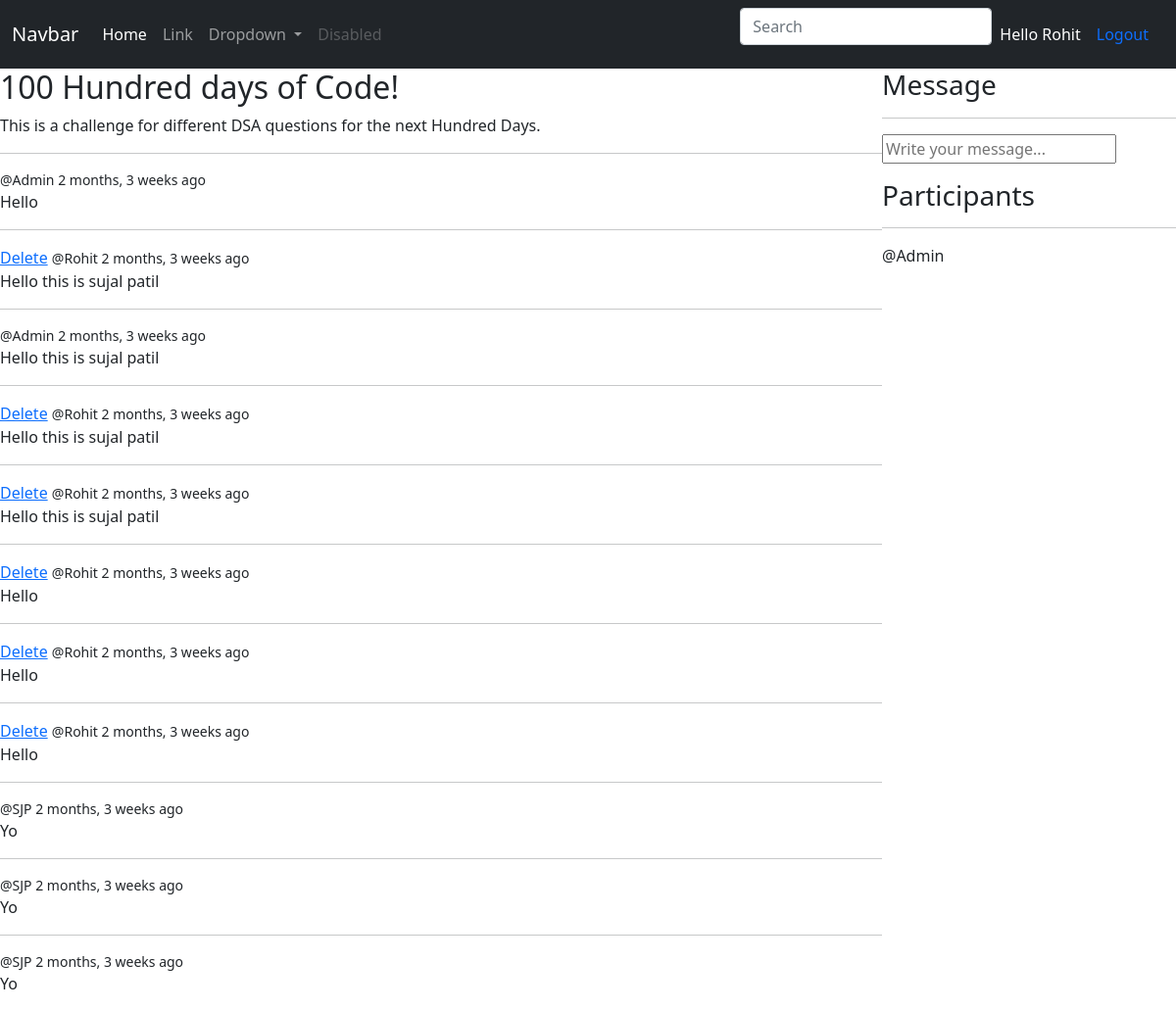
The app's page /room/3 (signed in) with its own data.
### base/models.py (models this page shows, shortened)
class Room(models.Model):
    host = models.ForeignKey(User, on_delete=models.SET_NULL , null=True)
    topic = models.ForeignKey(Topic, on_delete=models.SET_NULL , null=True)
    name = models.CharField(max_length=200)
    description = models.TextField(null=True, blank=True)
    participants = models.ManyToManyField(User, related_name= 'participants', blank=True)
    created = models.DateTimeField(auto_now_add=True)
    updated = models.DateTimeField(auto_now=True)
    class Meta:
        ordering = ['-updated','-created']

class Message(models.Model):
    user= models.ForeignKey(User, on_delete=models.CASCADE)
    room= models.ForeignKey(Room, on_delete=models.CASCADE)
    body = models.TextField()
    updated = models.DateTimeField(auto_now=True)
    created = models.DateTimeField(auto_now_add=True)
    class Meta:
        ordering = ['-updated','-created']

### base/views.py (the view, shortened to what this page needs)
# urls.py: path('room/<str:pk>', views.room, name="room"),
@login_required(login_url='/login')
def room(request, pk):
    room = Room.objects.get(id=pk)
    room_messages = room.message_set.all().order_by('-created')
    party = room.participants.all()
    context = {'room':room, 'room_messages':room_messages,
                'party' : party }
    return render(request, 'base/room.html', context)

### base/templates/base/room.html (shortened to what this page needs)
<html>
    {% extends 'navbar.html' %}
    {% block content %}
    <body>
    <div class="room-container">
    <div>
        <div class="message_display">
            <h2>{{room.name}}</h2>
            <p>{{room.description}}</p>
        {% for message in room_messages %}
            <div>
                <hr>
                {% if request.user == message.user %}
                <a href="{% url 'delete-message' message.id %}">Delete</a>
                {% endif %}
                <small>
                @{{message.user}}
                {{message.created | timesince}} ago</small>
                <p>{{message.body}}</p>
            </div>
        {% endfor %}
        </div>
    </div>
    <div>
    <h3>Message</h3>
    <hr>
    {% if 'request.user.is_authenticated' %}
    <div class="message_form">
        <form method="post" action="">
            <input type="text" name="body" placeholder="Write your message...">
        </form>
    </div>
    {% endif %}
    <div>
        <h3>Participants</h3>
        <hr>
        {% for party in party %}
            <p>@{{party.username}}</p>
        {% endfor %}
    </div>
    </div>
</div>
</body>
    {% endblock content %}

### templates/navbar.html (shortened to what this page needs)
<!DOCTYPE html>
<html lang="en">
<head>
    <link href="https://cdn.jsdelivr.net/npm/bootstrap@5.1.3/dist/css/bootstrap.min.css" rel="stylesheet">
</head>
<body>
<nav class="navbar navbar-expand-lg navbar-dark bg-dark">
    <div class="container-fluid">
      <a class="navbar-brand" href="#">Navbar</a>
      <div class="collapse navbar-collapse" id="navbarSupportedContent">
        <ul class="navbar-nav me-auto mb-2 mb-lg-0">
          <li class="nav-item">
            <a class="nav-link active" aria-current="page" href="{% url 'home' %}">Home</a>
          </li>
          <li class="nav-item">
            <a class="nav-link" href="#">Link</a>
          </li>
          <li class="nav-item dropdown">
            <a class="nav-link dropdown-toggle" href="#" id="navbarDropdown" role="button" data-bs-toggle="dropdown" aria-expanded="false">
              Dropdown
            </a>
          </li>
          <li class="nav-item">
            <a class="nav-link disabled">Disabled</a>
          </li>
        </ul>
        <form class="d-flex" method="GET" action="{% url 'home' %}">
          <input name="q" class="form-control me-2" type="text" placeholder="Search" aria-label="Search">
        </form>
        {% if request.user.is_authenticated %}
        <span style="color: white;">Hello {{request.user}}</span>
        <a class="nav-link active" aria-current="page" href="{% url 'user-logout' %}">Logout</a>
        {% else %}
        <a class="nav-link active" aria-current="page" href="{% url 'user-login' %}">Login</a>
        {% endif %}
      </div>
    </div>
  </nav>
    {% block content %}
    {% endblock content %}
</body>
</html>

### base/templates/base/room.html (style rules this page uses)
.room-container { display: grid; grid-template-columns: 3fr 1fr; }

### records on screen
Room: name "100 Hundred days of Code!", description "This is a challenge for different DSA questions for the next Hundred Days."
Message: user "Admin", created "2 months, 3 weeks", body "Hello"
Message: shows "Delete", user "Rohit", created "2 months, 3 weeks", body "Hello this is sujal patil"
Message: user "Admin", created "2 months, 3 weeks", body "Hello this is sujal patil"
Message: shows "Delete", user "Rohit", created "2 months, 3 weeks", body "Hello this is sujal patil"
Message: shows "Delete", user "Rohit", created "2 months, 3 weeks", body "Hello this is sujal patil"
Message: shows "Delete", user "Rohit", created "2 months, 3 weeks", body "Hello"
Message: shows "Delete", user "Rohit", created "2 months, 3 weeks", body "Hello"
Message: shows "Delete", user "Rohit", created "2 months, 3 weeks", body "Hello"
Message: user "SJP", created "2 months, 3 weeks", body "Yo"
Message: user "SJP", created "2 months, 3 weeks", body "Yo"
Message: user "SJP", created "2 months, 3 weeks", body "Yo"

### other values on screen
{{ request.user }} "Rohit"
{{ party.username }} "Admin"
